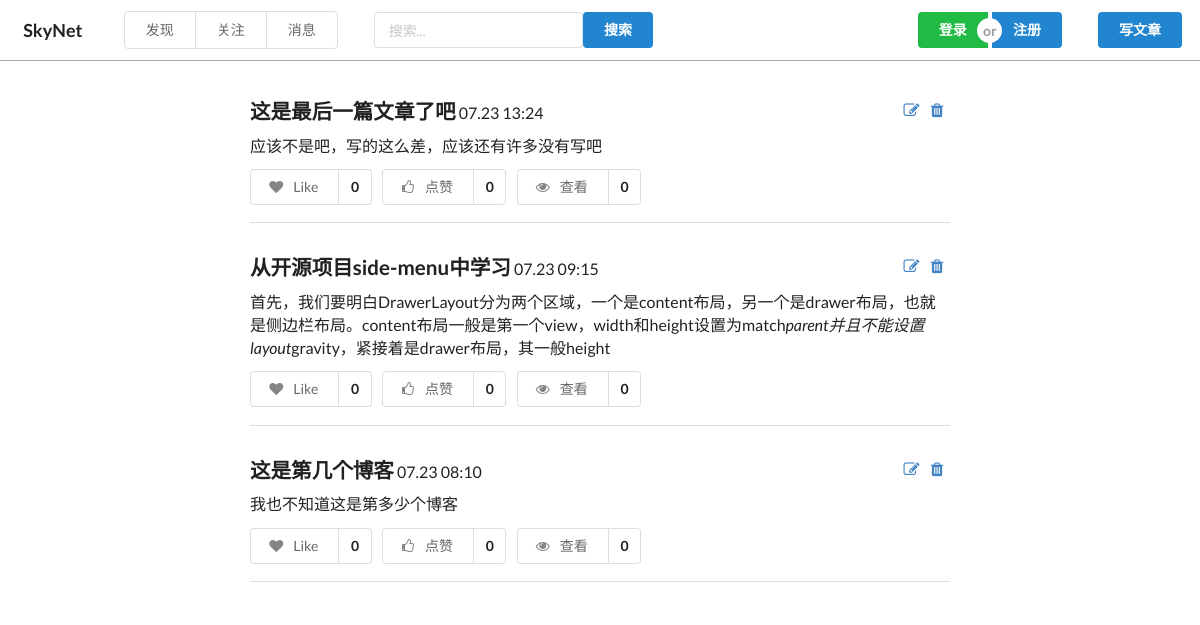
Page /blog/u/1 on the earlier database version.
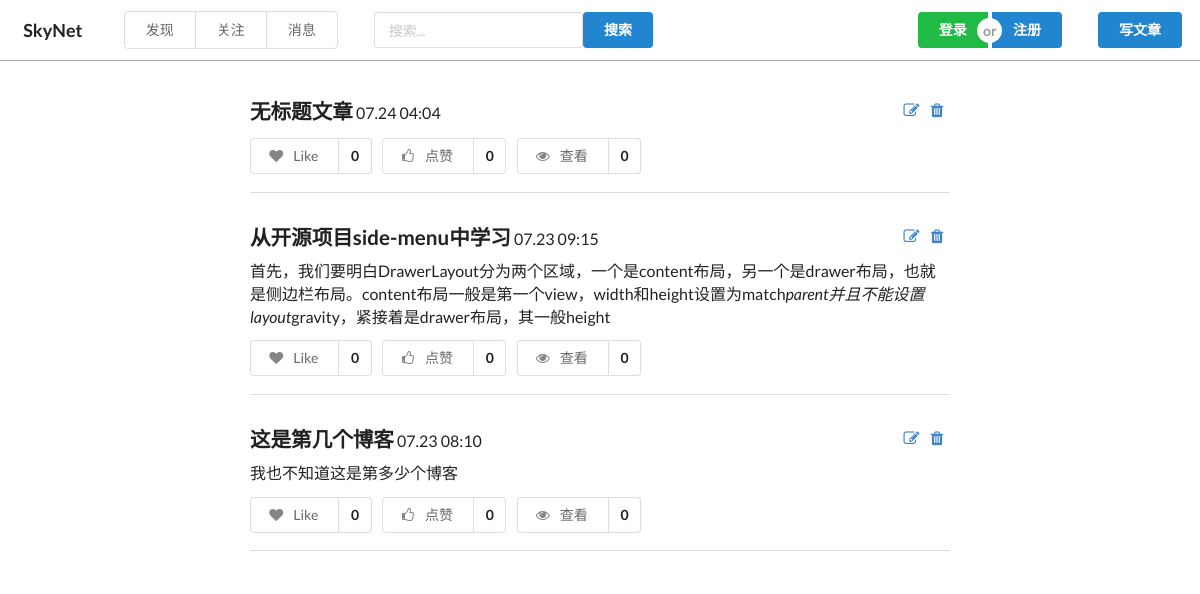
Same page on the later database version.
### blog/models.py (models this page shows, shortened)
class Blog(models.Model):
    POST_STATUS = (
        ('P', '已发布'),
        ('D', '已删除'),
        ('E', '正在编辑'),
    )
    title = models.CharField('标题',max_length=150,default="无标题文章")
    body = models.TextField('正文',blank=True,default="")
    create_time = models.DateTimeField('创建时间',auto_now_add=True)
    modify_time = models.DateTimeField('最后一次修改',auto_now=True)
    status = models.CharField('文章状态',max_length=1, choices=POST_STATUS,default='E')
    views = models.PositiveIntegerField('浏览量', default=0)
    likes = models.PositiveIntegerField('喜欢', default=0)
    praises = models.PositiveIntegerField('点赞', default=0)
    category = models.ManyToManyField('Category',symmetrical=False,blank=True)
    user = models.ForeignKey('User',verbose_name='作者')
    class Meta:
        ordering = ('-create_time',)

### blog/views.py (the view)
# urls.py: url(r'^u/(?P<user_id>\d+)', UIndexView.as_view(), name="uindex"),
class UIndexView(ListView):
    template_name = "blog/user/uindex.html"
    page_kwarg = "user_id"
    def get_queryset(self):
        user_id = self.kwargs[self.page_kwarg]
        user = User.objects.get(pk=user_id)
        blogs = user.blog_set.all()
        return blogs
    def get_context_data(self, **kwargs):
        context = super(UIndexView, self).get_context_data(**kwargs)
        context["blogs"] = self.get_queryset()
        return context

### blog/templatetags/custom_markdown.py (called while the page is built)
@register.filter(is_safe=True)
@stringfilter
def custom_markdown(value):
   return mark_safe(markdown2.markdown(force_text(value),
          extras=["fenced-code-blocks", "cuddled-lists", "metadata", "tables", "spoiler"]))

### blog/templates/blog/user/uindex.html (shortened to what this page needs)
{% extends 'blog/base.html' %}
{% block content %}
    {% load custom_markdown %}
    {% load static %}
    <link rel="stylesheet" href="{% static 'blog/css/uindex.css' %}" type="text/css">
    <div class="ui main text container fluid">
        <div class="ui items">
            {% for blog in blogs %}
                <div class="ui item">
                    <div class="content">
                        <div class="column">
                            <a class="ui header" href="{% url 'blog:detail' blog.pk %}">{{ blog.title }}</a>
                            <span>{{ blog.create_time | date:'m.d H:i' }}</span>
                            <div class="right floated">
                                <a href="{% url 'blog:edit' blog.pk %}"><i class="edit icon"></i></a>
                                <a id="delete_blog" data-index="{{ blog.pk }}"><i class="trash icon"></i></a>
                            </div>
                        </div>
                        <div class="description">
                            <p>{{ blog.body | custom_markdown | truncatechars_html:150 }}</p>
                        </div>
                        <div class="extra">
                            {% include 'blog/util/tab.html' %}
                        </div>
                        <div class="ui divider"></div>
                    </div>
                </div>
            {% endfor %}
        </div>
    </div>
{% endblock %}

### blog/templates/blog/base.html (shortened to what this page needs)
<!DOCTYPE html>
<html lang="en">
<head>
    {% load static %}
    <link rel="stylesheet" type="text/css" href="{% static 'blog/css/lib/semantic.min.css' %}">
</head>
<body>
{% block header %}
    {% load static %}
    <link rel="stylesheet" href="{% static 'blog/css/banner.css' %}" type="text/css">
    <div class="ui secondary fixed menu">
        <a class="ui header labeled item" href="{% url 'blog:index' %}">SkyNet</a>
        <div class="item">
            <div class="ui basic buttons">
                <button class="ui basic button">发现</button>
                <button class="ui basic button">关注</button>
                <button class="ui basic button">消息</button>
            </div>
        </div>
        <div class="item">
            <div class="ui icon input">
                <input type="text" placeholder="搜索...">
                <div class="ui blue submit button">搜索</div>
            </div>
        </div>
        <div class="right menu">
            {% if request.user.is_authenticated %}
                <div class="ui dropdown item">
                    <span class="text">{{ request.user.username }}</span>
                    <i class="dropdown icon"></i>
                    <div class="menu">
                        <a class="item" href="{% url 'blog:uindex' request.user.pk %}">我的主页</a>
                        <a class="item" href="#">个人设置</a>
                        <a class="item" href="{% url 'blog:logout' %}">登出</a>
                    </div>
                </div>
            {% else %}
                <div class="item">
                    <div class="ui buttons">
                        <a class="ui positive button" href="{% url 'blog:login' %}">
                            登录
                        </a>
                        <div class="or"></div>
                        <a class="ui primary button" href="{% url 'blog:register' %}">
                            注册
                        </a>
                    </div>
                </div>
            {% endif %}
            <div class="item">
                <button id="create_blog" class="ui primary button">写文章</button>
            </div>
        </div>
    </div>
{% endblock %}
{% block content %}
{% endblock %}
</body>
</html>

### blog/templates/blog/util/tab.html
<div class="ui labeled button" tabindex="0">
    <div class="ui basic button">
        <i class="heart icon"></i>
        Like
    </div>
    <a class="ui basic label">
        {{ blog.likes }}
    </a>
</div>
<div class="ui labeled button" tabindex="0">
    <div class="ui basic button">
        <i class="thumbs outline up icon"></i>
        点赞
    </div>
    <a class="ui basic label">
        {{ blog.praises }}
    </a>
</div>
<div class="ui labeled button" tabindex="0">
    <div class="ui basic button">
        <i class="unhide icon"></i>
        查看
    </div>
    <a class="ui basic label">
        {{ blog.views }}
    </a>
</div>

### blog/static/blog/css/banner.css (style rules this page uses)
body { padding-top: 7em; }
.labeled.item { color: #0d71bb; }
.ui.fixed.menu { background: #fff; border-bottom: 1px solid #aaa; }

Differences in the rows shown:
removed Blog: title "这是最后一篇文章了吧", create_time "07.23 13:24", body|custom_markdown "应该不是吧，写的这么差，应该还有许多没有写吧", likes "0", praises "0", views "0"
added Blog: title "无标题文章", create_time "07.24 04:04", likes "0", praises "0", views "0"
